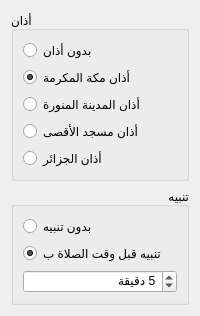
      <widget class="QWidget" name="tab_2">
       <attribute name="icon">
        <iconset>
         <normaloff>:/icons/warning.png</normaloff>:/icons/warning.png</iconset>
       </attribute>
       <attribute name="title">
        <string>تنبيه وأذان</string>
       </attribute>
       <layout class="QVBoxLayout" name="verticalLayout_7">
        <item>
         <widget class="QGroupBox" name="groupBox_Athan">
          <property name="title">
           <string>أذان</string>
          </property>
          <property name="alignment">
           <set>Qt::AlignJustify|Qt::AlignVCenter</set>
          </property>
          <layout class="QVBoxLayout" name="verticalLayout_3">
           <item>
            <layout class="QVBoxLayout" name="verticalLayout">
             <item>
              <widget class="QRadioButton" name="radioButton_sansATHAN">
               <property name="text">
                <string>بدون أذان</string>
               </property>
              </widget>
             </item>
             <item>
              <widget class="QRadioButton" name="radioButton_Athan_Makka">
               <property name="text">
                <string>أذان مكة المكرمة</string>
               </property>
               <property name="checked">
                <bool>true</bool>
               </property>
              </widget>
             </item>
             <item>
              <widget class="QRadioButton" name="radioButton_Athan_Maddina">
               <property name="text">
                <string>أذان المدينة المنورة</string>
               </property>
              </widget>
             </item>
             <item>
              <widget class="QRadioButton" name="radioButton_Athan_Aquassa">
               <property name="text">
                <string>أذان مسجد الأقصى</string>
               </property>
              </widget>
             </item>
             <item>
              <widget class="QRadioButton" name="radioButton_Athan_Algeria">
               <property name="text">
                <string>أذان الجزائر</string>
               </property>
              </widget>
             </item>
            </layout>
           </item>
          </layout>
         </widget>
        </item>
        <item>
         <widget class="QGroupBox" name="groupBox_Alert">
          <property name="title">
           <string>تنبيه</string>
          </property>
          <property name="alignment">
           <set>Qt::AlignRight|Qt::AlignTrailing|Qt::AlignVCenter</set>
          </property>
          <layout class="QVBoxLayout" name="verticalLayout_8">
           <item>
            <layout class="QVBoxLayout" name="verticalLayout_2">
             <item>
              <widget class="QRadioButton" name="radioButton_sansALERTE">
               <property name="text">
                <string>بدون تنبيه</string>
               </property>
              </widget>
             </item>
             <item>
              <widget class="QRadioButton" name="radioButton_Alerte_Avant">
               <property name="text">
                <string>تنبيه قبل وقت الصلاة ب</string>
               </property>
               <property name="checked">
                <bool>true</bool>
               </property>
              </widget>
             </item>
             <item>
              <widget class="QSpinBox" name="spinBox_Temps_Alerte_Avant">
               <property name="suffix">
                <string> دقيقة</string>
               </property>
               <property name="prefix">
                <string/>
               </property>
               <property name="minimum">
                <number>1</number>
               </property>
               <property name="maximum">
                <number>31</number>
               </property>
               <property name="value">
                <number>5</number>
               </property>
              </widget>
             </item>
            </layout>
           </item>
          </layout>
         </widget>
        </item>
       </layout>
      </widget>
